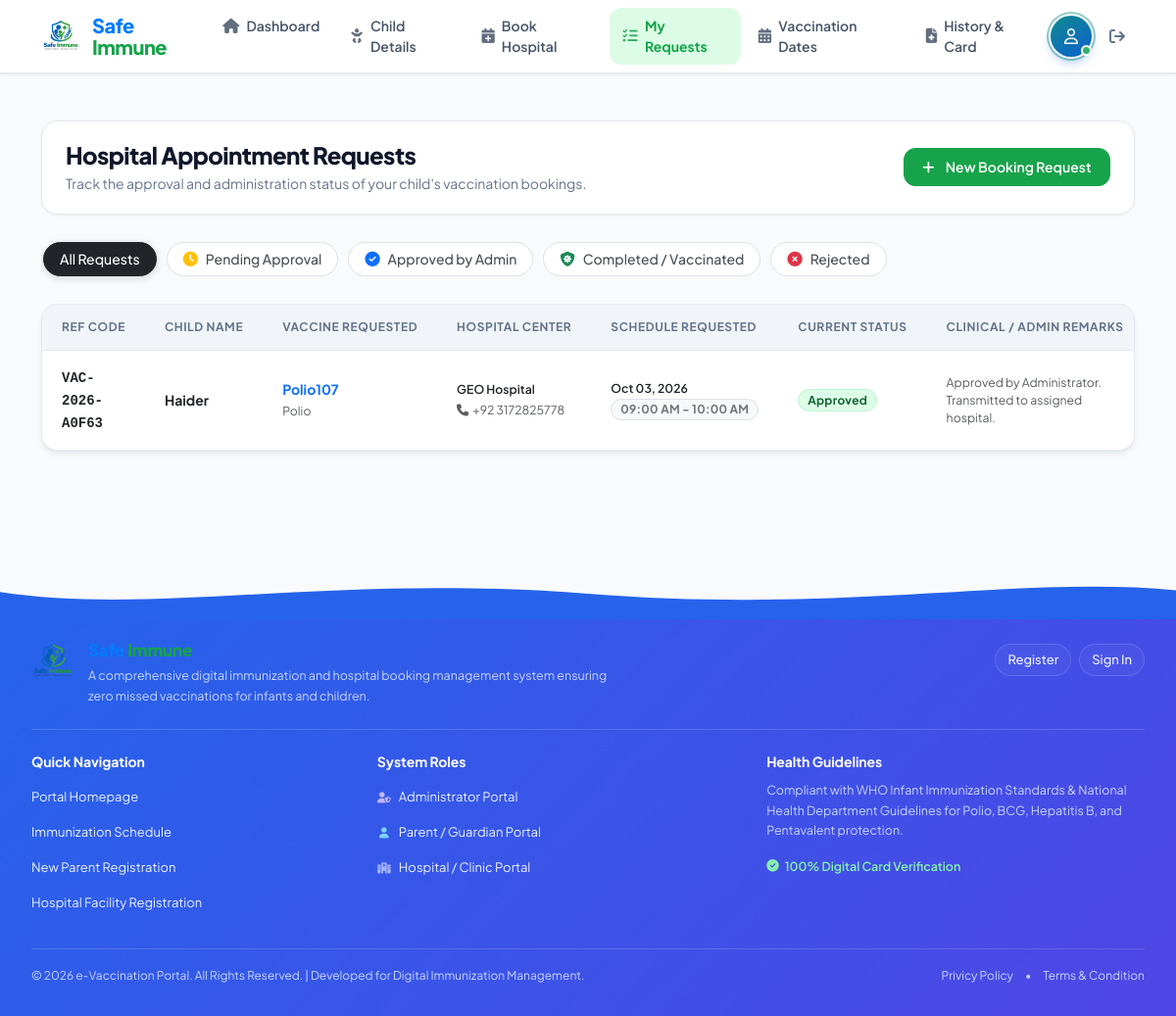
Page /parent/bookings.php (signed in) on the committed database.
### tables this page shows
CREATE TABLE `appointments` (
  `id` INT NOT NULL AUTO_INCREMENT,
  `booking_reference` VARCHAR(30) NOT NULL,
  `child_id` INT NOT NULL,
  `vaccine_id` INT NOT NULL,
  `hospital_id` INT NOT NULL,
  `parent_id` INT NOT NULL,
  `requested_date` DATE NOT NULL,
  `requested_time_slot` VARCHAR(30) NOT NULL,
  `status` VARCHAR(30) DEFAULT 'pending',
  `admin_notes` TEXT,
  `rejection_reason` TEXT,
  `approved_at` DATETIME DEFAULT NULL,
  `completed_at` DATETIME DEFAULT NULL,
  `vaccine_batch_no` VARCHAR(50) DEFAULT NULL,
  `administered_by` VARCHAR(100) DEFAULT NULL,
  `hospital_remarks` TEXT,
  `created_at` DATETIME DEFAULT CURRENT_TIMESTAMP,
  PRIMARY KEY (`id`),
  UNIQUE KEY `booking_reference` (`booking_reference`),
  KEY `idx_appointments_child_id` (`child_id`),
  KEY `idx_appointments_vaccine_id` (`vaccine_id`),
  KEY `idx_appointments_hospital_id` (`hospital_id`),
  KEY `idx_appointments_parent_id` (`parent_id`),
  CONSTRAINT `fk_appointments_child` FOREIGN KEY (`child_id`) REFERENCES `children` (`id`) ON DELETE CASCADE,
  CONSTRAINT `fk_appointments_vaccine` FOREIGN KEY (`vaccine_id`) REFERENCES `vaccines` (`id`) ON DELETE CASCADE,
  CONSTRAINT `fk_appointments_hospital` FOREIGN KEY (`hospital_id`) REFERENCES `hospitals` (`id`) ON DELETE CASCADE,
  CONSTRAINT `fk_appointments_parent` FOREIGN KEY (`parent_id`) REFERENCES `users` (`id`) ON DELETE CASCADE
);

CREATE TABLE `children` (
  `id` INT NOT NULL AUTO_INCREMENT,
  `parent_id` INT NOT NULL,
  `name` VARCHAR(100) NOT NULL,
  `dob` DATE NOT NULL,
  `gender` VARCHAR(10) NOT NULL,
  `blood_group` VARCHAR(10) DEFAULT NULL,
  `birth_hospital` VARCHAR(150) DEFAULT NULL,
  `allergies` TEXT,
  `notes` TEXT,
  `created_at` DATETIME DEFAULT CURRENT_TIMESTAMP,
  PRIMARY KEY (`id`),
  KEY `idx_children_parent_id` (`parent_id`),
  CONSTRAINT `fk_children_parent` FOREIGN KEY (`parent_id`) REFERENCES `users` (`id`) ON DELETE CASCADE
);

CREATE TABLE `vaccines` (
  `id` INT NOT NULL AUTO_INCREMENT,
  `name` VARCHAR(100) NOT NULL,
  `disease_prevented` VARCHAR(255) NOT NULL,
  `recommended_age` VARCHAR(100) NOT NULL,
  `recommended_days_from_birth` INT DEFAULT 0,
  `doses_required` INT DEFAULT 1,
  `status` VARCHAR(20) DEFAULT 'available',
  `stock_quantity` INT DEFAULT 100,
  `description` TEXT,
  `created_at` DATETIME DEFAULT CURRENT_TIMESTAMP,
  PRIMARY KEY (`id`)
);

CREATE TABLE `hospitals` (
  `id` INT NOT NULL AUTO_INCREMENT,
  `user_id` INT DEFAULT NULL,
  `name` VARCHAR(150) NOT NULL,
  `reg_number` VARCHAR(50) DEFAULT NULL,
  `city` VARCHAR(80) NOT NULL,
  `location` VARCHAR(255) NOT NULL,
  `phone` VARCHAR(40) NOT NULL,
  `email` VARCHAR(120) DEFAULT NULL,
  `status` VARCHAR(20) DEFAULT 'active',
  `operating_hours` VARCHAR(100) DEFAULT '08:00 AM - 05:00 PM',
  `created_at` DATETIME DEFAULT CURRENT_TIMESTAMP,
  PRIMARY KEY (`id`),
  KEY `idx_hospitals_user_id` (`user_id`),
  CONSTRAINT `fk_hospitals_user` FOREIGN KEY (`user_id`) REFERENCES `users` (`id`) ON DELETE SET NULL
);

### includes/db.php (called while the page is built, shortened)
<?php
function get_db(): PDO {
    static $pdo = null;
    if ($pdo !== null) {
        return $pdo;
    }
    try {
        if (DB_DRIVER === 'sqlite') {
            $dbDir = dirname(SQLITE_PATH);
            if (!is_dir($dbDir)) {
                mkdir($dbDir, 0777, true);
            }
            $isNew = !file_exists(SQLITE_PATH) || filesize(SQLITE_PATH) === 0;
            $pdo = new PDO('sqlite:' . SQLITE_PATH);
            $pdo->setAttribute(PDO::ATTR_ERRMODE, PDO::ERRMODE_EXCEPTION);
            $pdo->setAttribute(PDO::ATTR_DEFAULT_FETCH_MODE, PDO::FETCH_ASSOC);
            $pdo->exec("PRAGMA foreign_keys = ON;");
            if ($isNew || !table_exists($pdo, 'users')) {
                initialize_database($pdo);
            }
        } else {
            $dsn = "mysql:host=" . DB_HOST . ";port=" . DB_PORT . ";dbname=" . DB_NAME . ";charset=utf8mb4";
            $pdo = new PDO($dsn, DB_USER, DB_PASS, [
                PDO::ATTR_ERRMODE => PDO::ERRMODE_EXCEPTION,
                PDO::ATTR_DEFAULT_FETCH_MODE => PDO::FETCH_ASSOC,
                PDO::ATTR_EMULATE_PREPARES => false
            ]);
        }
        return $pdo;
    } catch (PDOException $e) {
        die("Database Connection Error: " . htmlspecialchars($e->getMessage()));
    }
}
function db_query(string $sql, array $params = []): PDOStatement {
    $pdo = get_db();
    $stmt = $pdo->prepare($sql);
    $stmt->execute($params);
    return $stmt;
}
function db_fetch_all(string $sql, array $params = []): array {
    return db_query($sql, $params)->fetchAll();
}

### parent/bookings.php (the view, shortened to what this page needs)
<?php
require_once __DIR__ . '/../includes/functions.php';
$parentId = (int)current_user()['id'];
$statusFilter = $_GET['status'] ?? 'all';
$sql = "
    SELECT a.*, c.name as child_name, c.dob as child_dob,
           v.name as vaccine_name, v.disease_prevented,
           h.name as hospital_name, h.location as hospital_location, h.phone as hospital_phone
    FROM appointments a
    JOIN children c ON a.child_id = c.id
    JOIN vaccines v ON a.vaccine_id = v.id
    JOIN hospitals h ON a.hospital_id = h.id
    WHERE a.parent_id = ?
";
$params = [$parentId];
$sql .= " ORDER BY a.requested_date DESC, a.id DESC";
$bookings = db_fetch_all($sql, $params);
require_once __DIR__ . '/../includes/header.php';
?>
<div class="page-header-bar">
    <div>
        <h1 class="page-title">Hospital Appointment Requests</h1>
        <p class="page-subtitle">Track the approval and administration status of your child's vaccination bookings.</p>
    </div>
    <a href="<?= BASE_URL ?>/parent/book.php" class="btn btn-success">
        <i class="fa-solid fa-plus me-1"></i> New Booking Request
    </a>
</div>
<div class="filter-pills-bar">
    <a href="<?= BASE_URL ?>/parent/bookings.php?status=all" class="filter-pill <?= $statusFilter === 'all' ? 'active' : '' ?>">
        All Requests
    </a>
    <a href="<?= BASE_URL ?>/parent/bookings.php?status=pending" class="filter-pill pill-pending <?= $statusFilter === 'pending' ? 'active' : '' ?>">
        <i class="fa-solid fa-clock text-warning"></i> Pending Approval
    </a>
    <a href="<?= BASE_URL ?>/parent/bookings.php?status=approved" class="filter-pill pill-approved <?= $statusFilter === 'approved' ? 'active' : '' ?>">
        <i class="fa-solid fa-circle-check text-primary"></i> Approved by Admin
    </a>
    <a href="<?= BASE_URL ?>/parent/bookings.php?status=completed" class="filter-pill pill-completed <?= $statusFilter === 'completed' ? 'active' : '' ?>">
        <i class="fa-solid fa-shield-virus text-success"></i> Completed / Vaccinated
    </a>
    <a href="<?= BASE_URL ?>/parent/bookings.php?status=rejected" class="filter-pill pill-rejected <?= $statusFilter === 'rejected' ? 'active' : '' ?>">
        <i class="fa-solid fa-circle-xmark text-danger"></i> Rejected
    </a>
</div>
<div class="table-card">
    <div class="table-responsive">
        <table class="table-custom">
            <thead>
                <tr>
                    <th>Ref Code</th>
                    <th>Child Name</th>
                    <th>Vaccine Requested</th>
                    <th>Hospital Center</th>
                    <th>Schedule Requested</th>
                    <th>Current Status</th>
                    <th>Clinical / Admin Remarks</th>
                </tr>
            </thead>
            <tbody>
                <?php if (empty($bookings)): ?>
                    <tr>
                        <td colspan="8">
                            <div class="empty-state-box">
                                <div class="empty-state-icon text-muted">
                                    <i class="fa-solid fa-calendar-plus"></i>
                                </div>
                                <h6 class="empty-state-title">No Booking Requests Found</h6>
                                <p class="empty-state-text">You have not submitted any appointment requests under this status.</p>
                                <a href="<?= BASE_URL ?>/parent/book.php" class="btn btn-success btn-sm mt-2">
                                    <i class="fa-solid fa-plus me-1"></i> Book New Appointment
                                </a>
                            </div>
                        </td>
                    </tr>
                <?php else: ?>
                    <?php foreach ($bookings as $b): ?>
                        <tr>
                            <td>
                                <span class="font-monospace fw-bold text-dark"><?= htmlspecialchars($b['booking_reference']) ?></span>
                            </td>
                            <td>
                                <span class="fw-bold text-dark"><?= htmlspecialchars($b['child_name']) ?></span>
                            </td>
                            <td>
                                <div class="fw-bold text-primary"><?= htmlspecialchars($b['vaccine_name']) ?></div>
                                <small class="text-muted"><?= htmlspecialchars($b['disease_prevented']) ?></small>
                            </td>
                            <td>
                                <div class="fw-semibold text-dark small"><?= htmlspecialchars($b['hospital_name']) ?></div>
                                <small class="text-muted"><i class="fa-solid fa-phone me-1"></i><?= htmlspecialchars($b['hospital_phone']) ?></small>
                            </td>
                            <td>
                                <div class="fw-semibold text-dark small"><?= format_date($b['requested_date']) ?></div>
                                <small class="badge bg-light text-secondary border"><?= htmlspecialchars($b['requested_time_slot']) ?></small>
                            </td>
                            <td>
                                <?= render_status_badge($b['status']) ?>
                            </td>
                            <td>
                                <small class="text-muted d-block" style="max-width: 180px;"><?= htmlspecialchars($b['admin_notes'] ?: 'No notes') ?></small>
                            </td>
                        </tr>
                    <?php endforeach; ?>
                <?php endif; ?>
            </tbody>
        </table>
    </div>
</div>
<?php require_once __DIR__ . '/../includes/footer.php'; ?>

### includes/functions.php (shortened to what this page needs)
<?php
require_once __DIR__ . '/db.php';
function format_date(?string $date, string $format = 'M d, Y'): string {
    $time = strtotime($date);
    return $time ? date($format, $time) : 'N/A';
}
function render_status_badge(string $status): string {
    $statusLower = strtolower(trim($status));
    $classes = [
        'pending' => 'badge-pending',
        'approved' => 'badge-approved',
        'completed' => 'badge-completed',
        'vaccinated' => 'badge-completed',
        'not vaccinated' => 'badge-rejected',
        'rejected' => 'badge-rejected',
        'missed' => 'badge-overdue',
        'available' => 'badge-available',
        'unavailable' => 'badge-unavailable',
        'active' => 'badge-active',
        'inactive' => 'badge-inactive',
        'due' => 'badge-due',
        'overdue' => 'badge-overdue',
        'upcoming' => 'badge-upcoming'
    ];
    $badgeClass = $classes[$statusLower] ?? 'badge-upcoming';
    $label = ucwords($status);
    return '<span class="badge ' . $badgeClass . '">' . htmlspecialchars($label) . '</span>';
}

### assets/css/global.css (style rules this page uses)
:root { --primary-color: #0284c7; --primary-hover: #0369a1; --primary-light: #e0f2fe; --primary-rgb: 2, 132, 199; --brand-color: #16a34a; --brand-hover: #15803d; --brand-light: #dcfce7; --brand-rgb: 22, 163, 74; --medical-cyan: #06b6d4; --medical-purple: #7c3aed; --medical-purple-light: #f3e8ff; --medical-indigo: #4f46e5; --medical-indigo-light: #eef2ff; --bg-app: #f8fafc; --bg-surface: #ffffff; --bg-subtle: #f1f5f9; --border-color: #e2e8f0; --border-light: #f1f5f9; --text-main: #0f172a; --text-muted: #64748b; --text-subtle: #94a3b8; --status-success: #10b981; --status-warning: #f59e0b; --status-danger: #ef4444; --status-info: #0ea5e9; --shadow-subtle: 0 1px 3px rgba(15, 23, 42, 0.05); --shadow-card: 0 4px 6px -1px rgba(15, 23, 42, 0.07), 0 2px 4px -2px rgba(15, 23, 42, 0.05); --shadow-hover: 0 10px 15px -3px rgba(15, 23, 42, 0.08), 0 4px 6px -4px rgba(15, 23, 42, 0.04); --shadow-float: 0 20px 25px -5px rgba(15, 23, 42, 0.08), 0 8px 10px -6px rgba(15, 23, 42, 0.04); --radius-sm: 0.375rem; --radius-md: 0.5rem; --radius-lg: 0.75rem; --radius-xl: 1rem; --radius-2xl: 1.25rem; --radius-pill: 9999px; }
body { font-family: 'Plus Jakarta Sans', system-ui, -apple-system, 'Segoe UI', Roboto, Helvetica, Arial, sans-serif; background-color: var(--bg-app); color: var(--text-main); min-height: 100vh; display: flex; flex-direction: column; -webkit-font-smoothing: antialiased; }
.page-header-bar { background: var(--bg-surface); border: 1px solid var(--border-color); border-radius: var(--radius-xl); padding: 1.25rem 1.5rem; margin-bottom: 1.5rem; box-shadow: var(--shadow-subtle); display: flex; flex-direction: column; gap: 1rem; transition: all 0.3s ease; }
@media (min-width: 768px) { .page-header-bar { flex-direction: row; align-items: center; justify-content: space-between; } }
.page-title { font-size: 1.5rem; font-weight: 800; color: var(--text-main); letter-spacing: -0.025em; margin-bottom: 0.25rem; }
.page-subtitle { font-size: 0.875rem; color: var(--text-muted); margin-bottom: 0; line-height: 1.5; }
.badge, .badge-custom { font-size: 0.75rem; font-weight: 700; padding: 0.35em 0.75em; border-radius: var(--radius-pill); display: inline-flex; align-items: center; gap: 0.35rem; letter-spacing: 0.02em; text-transform: capitalize; }
.badge-approved, .badge-active, .badge-available, .badge-completed, .badge-vaccinated { background-color: #dcfce7; color: #166534; border: 1px solid #bbf7d0; }
.btn { font-weight: 600; border-radius: var(--radius-lg); padding: 0.5rem 1.15rem; font-size: 0.875rem; transition: all 0.25s ease; display: inline-flex; align-items: center; justify-content: center; gap: 0.45rem; }
.btn-success { background-color: var(--brand-color); border-color: var(--brand-color); color: #ffffff; }

### assets/css/tables.css (style rules this page uses)
.table-card { background: var(--bg-surface); border: 1px solid var(--border-color); border-radius: var(--radius-xl); box-shadow: var(--shadow-card); overflow: hidden; margin-bottom: 1.5rem; }
.table-custom { width: 100%; margin-bottom: 0; vertical-align: middle; border-collapse: separate; border-spacing: 0; }
.table-custom th { background-color: var(--bg-subtle); color: var(--text-muted); font-size: 0.75rem; font-weight: 700; text-transform: uppercase; letter-spacing: 0.05em; padding: 0.875rem 1.25rem; border-bottom: 1px solid var(--border-color); white-space: nowrap; }
.table-custom td { padding: 1rem 1.25rem; color: var(--text-main); font-size: 0.875rem; border-bottom: 1px solid var(--border-light); background-color: var(--bg-surface); transition: background-color 0.2s ease; }
.table-custom tbody tr:last-child td { border-bottom: none; }

### assets/css/parent.css (style rules this page uses)
.filter-pills-bar { display: flex; flex-wrap: nowrap; gap: 10px; margin-bottom: 1.25rem; padding: 4px 2px 8px; overflow-x: auto; -webkit-overflow-scrolling: touch; scrollbar-width: thin; }
.filter-pill { display: inline-flex; align-items: center; gap: 8px; padding: 8px 16px; font-size: 0.875rem; font-weight: 500; line-height: 1.2; color: #495057; background: #fff; border: 1px solid #dee2e6; border-radius: 50rem; text-decoration: none; white-space: nowrap; flex-shrink: 0; transition: all 0.2s ease; }
.filter-pill.active { color: #fff; background: #212529; border-color: #212529; box-shadow: 0 2px 8px rgba(0, 0, 0, 0.15); }
.filter-pill i { font-size: 0.95rem; }

### rows in the picture
appointments: booking_reference "VAC-2026-A0F63", child.name "Haider", vaccine.name "Polio107", vaccine.disease_prevented "Polio", hospital.name "GEO Hospital", hospital.phone "+92 3172825778", requested_date "Oct 03, 2026", requested_time_slot "09:00 AM - 10:00 AM", status "Approved", admin_notes "Approved by Administrator. Transmitted to assigned hospital."

### other values in the picture
APP_NAME "e-Vaccination Portal"
